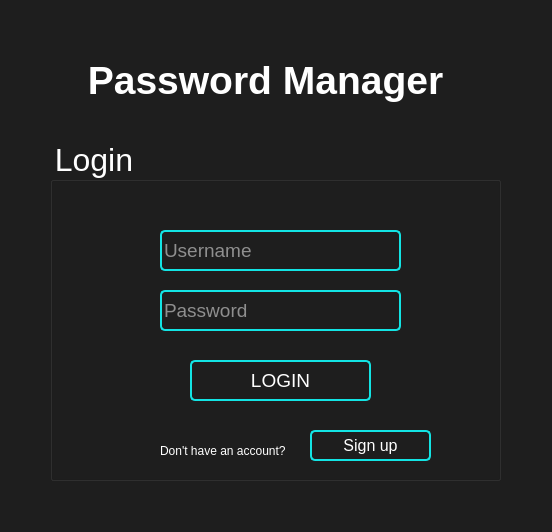
<?xml version="1.0" encoding="UTF-8"?>
<ui version="4.0">
 <class>login</class>
 <widget class="QMainWindow" name="login">
  <property name="geometry">
   <rect>
    <x>0</x>
    <y>0</y>
    <width>552</width>
    <height>532</height>
   </rect>
  </property>
  <property name="windowTitle">
   <string>login</string>
  </property>
  <property name="styleSheet">
   <string notr="true">background-color:#1E1E1E</string>
  </property>
  <widget class="QWidget" name="centralwidget">
   <widget class="QLabel" name="title">
    <property name="geometry">
     <rect>
      <x>30</x>
      <y>20</y>
      <width>471</width>
      <height>121</height>
     </rect>
    </property>
    <property name="font">
     <font>
      <pointsize>29</pointsize>
      <weight>75</weight>
      <bold>true</bold>
     </font>
    </property>
    <property name="layoutDirection">
     <enum>Qt::LeftToRight</enum>
    </property>
    <property name="styleSheet">
     <string notr="true">color:white;

</string>
    </property>
    <property name="text">
     <string>Password Manager</string>
    </property>
    <property name="textFormat">
     <enum>Qt::PlainText</enum>
    </property>
    <property name="alignment">
     <set>Qt::AlignCenter</set>
    </property>
   </widget>
   <widget class="QGroupBox" name="logInGroupBox">
    <property name="geometry">
     <rect>
      <x>50</x>
      <y>140</y>
      <width>451</width>
      <height>341</height>
     </rect>
    </property>
    <property name="font">
     <font>
      <pointsize>24</pointsize>
     </font>
    </property>
    <property name="styleSheet">
     <string notr="true">color:white</string>
    </property>
    <property name="title">
     <string>Login</string>
    </property>
    <property name="alignment">
     <set>Qt::AlignLeading|Qt::AlignLeft|Qt::AlignVCenter</set>
    </property>
    <widget class="QLineEdit" name="logInUserName">
     <property name="geometry">
      <rect>
       <x>110</x>
       <y>90</y>
       <width>241</width>
       <height>41</height>
      </rect>
     </property>
     <property name="font">
      <font>
       <pointsize>14</pointsize>
      </font>
     </property>
     <property name="styleSheet">
      <string notr="true">border: 2px solid #13E4E4;
border-radius:5px;
color:white</string>
     </property>
     <property name="text">
      <string/>
     </property>
     <property name="alignment">
      <set>Qt::AlignLeading|Qt::AlignLeft|Qt::AlignVCenter</set>
     </property>
     <property name="placeholderText">
      <string>Username</string>
     </property>
    </widget>
    <widget class="QPushButton" name="logInSubmit">
     <property name="enabled">
      <bool>true</bool>
     </property>
     <property name="geometry">
      <rect>
       <x>140</x>
       <y>220</y>
       <width>181</width>
       <height>41</height>
      </rect>
     </property>
     <property name="font">
      <font>
       <pointsize>14</pointsize>
      </font>
     </property>
     <property name="mouseTracking">
      <bool>false</bool>
     </property>
     <property name="autoFillBackground">
      <bool>false</bool>
     </property>
     <property name="styleSheet">
      <string notr="true">border: 2px solid #13E4E4;
border-radius:5px;
color:white</string>
     </property>
     <property name="text">
      <string>LOGIN</string>
     </property>
    </widget>
    <widget class="QLineEdit" name="logInPassword">
     <property name="geometry">
      <rect>
       <x>110</x>
       <y>150</y>
       <width>241</width>
       <height>41</height>
      </rect>
     </property>
     <property name="font">
      <font>
       <pointsize>14</pointsize>
      </font>
     </property>
     <property name="styleSheet">
      <string notr="true">border: 2px solid #13E4E4;
border-radius:5px;
color:white</string>
     </property>
     <property name="text">
      <string/>
     </property>
     <property name="echoMode">
      <enum>QLineEdit::Password</enum>
     </property>
     <property name="placeholderText">
      <string>Password</string>
     </property>
    </widget>
    <widget class="QPushButton" name="pushButton">
     <property name="geometry">
      <rect>
       <x>260</x>
       <y>290</y>
       <width>121</width>
       <height>31</height>
      </rect>
     </property>
     <property name="font">
      <font>
       <pointsize>12</pointsize>
      </font>
     </property>
     <property name="styleSheet">
      <string notr="true">border: 2px solid #13E4E4;
border-radius:5px;
color:white</string>
     </property>
     <property name="text">
      <string>Sign up</string>
     </property>
    </widget>
    <widget class="QLabel" name="label">
     <property name="geometry">
      <rect>
       <x>110</x>
       <y>300</y>
       <width>161</width>
       <height>21</height>
      </rect>
     </property>
     <property name="font">
      <font>
       <pointsize>9</pointsize>
      </font>
     </property>
     <property name="text">
      <string>Don't have an account?</string>
     </property>
    </widget>
    <zorder>logInSubmit</zorder>
    <zorder>logInPassword</zorder>
    <zorder>logInUserName</zorder>
    <zorder>label</zorder>
    <zorder>pushButton</zorder>
   </widget>
  </widget>
  <widget class="QMenuBar" name="menubar">
   <property name="geometry">
    <rect>
     <x>0</x>
     <y>0</y>
     <width>552</width>
     <height>26</height>
    </rect>
   </property>
  </widget>
  <widget class="QStatusBar" name="statusbar"/>
 </widget>
 <tabstops>
  <tabstop>logInUserName</tabstop>
  <tabstop>logInPassword</tabstop>
  <tabstop>logInSubmit</tabstop>
  <tabstop>pushButton</tabstop>
 </tabstops>
 <resources/>
 <connections/>
</ui>
